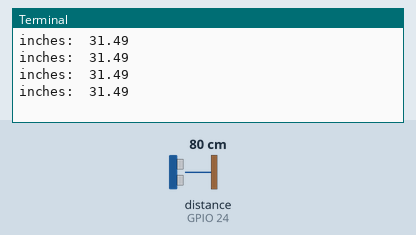
This program was run on a simulated Raspberry Pi (BCM pin numbers). Parts: the last lines printed to the terminal. The inputs (shaded band) are chosen by the test bench; at power-on: distance to the obstacle (sensor on GPIO 24) 80 cm. The echo pulse lasts 58.3 µs per cm.

Above: at 1.2 s.
1.3 s: distance to the obstacle (sensor on GPIO 24) set to 2 cm
At 1.84 s:
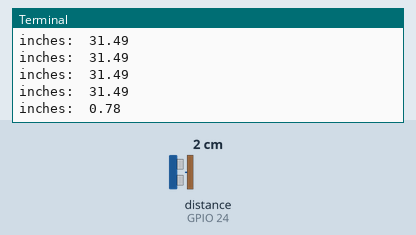
2.8 s: distance to the obstacle (sensor on GPIO 24) set to 4 cm
At 2.84 s:
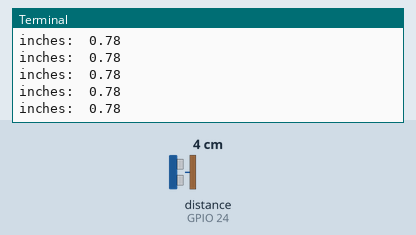
Timing chart, 0 to 5.8 s (numbered marks = the images above; inputs shaded):
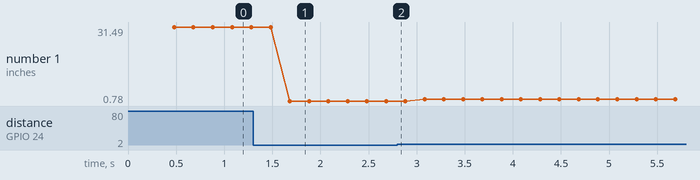

Measured:
- after the input at 1.3 s, the terminal: prints a new line after 0.38 s (image 1)
- plotted number 1: 31.49 → 0.78 after the input at 1.3 s, 0.78 → 1.57 after the input at 2.8 s

The program:

lesson20_ultrasonic_sensor.py
```python
from time import sleep
from gpiozero import DistanceSensor

fps = 1/5.0
sensor = DistanceSensor(echo=24, trigger=23)
feetInMeters = 3.28084
inchesInFeet = 12

try:
    while True:
       distance = sensor.distance * feetInMeters * inchesInFeet
       rounded = int(distance * 100) / 100.0
       print("inches: ", rounded)
       sleep(fps)
except KeyboardInterrupt:
    print(' Interrupted')

sensor.close()
print('Done!')
```
